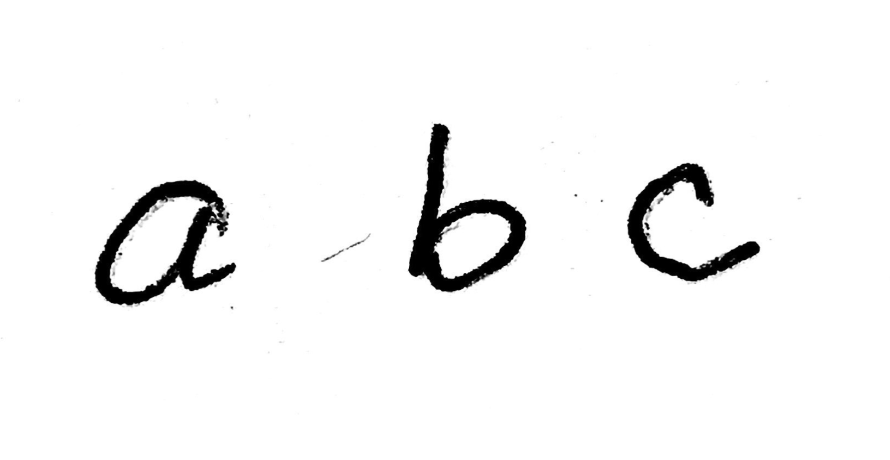
#> input picture Final Stuff copy/abc.png, 1780 x 920 px (shown at 1/2 size)
$ python 'neuralNet copy.py'   (older library calls are emulated)
#> lines starting #> are read from the running program, lines starting #| are printed output that depends on the picture; after the words box and inside, x2 and y2 are one past the last pixel; in counts of white or black regions, pixels touching at a corner belong together
### Final Stuff copy/imageToTestData.py
from PIL import Image
import numpy as np
import pandas as pd
import pickle

#this makes the image into a 2d Array of 1s and 0s where 1 is a white space
# and 0 is a black (written in) space
def makeBinary(pic):
    binPic = []
    for row in pic:
        ncol = []
        for col in row:
            if col[0] >= 100:
                ncol.append(1)
            else:
                ncol.append(0)
        binPic.append(ncol)
#> after the loop, binPic = 920 items
    return np.array(binPic)
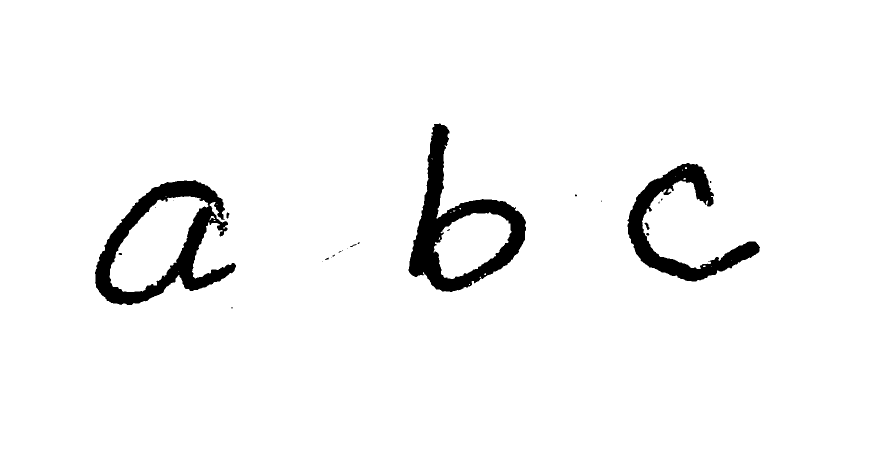
#> returned value: shape (920, 1780) int64 (shown at 1/2 size); values 0 (black) and 1 (white), 96.2% white; 25 black regions (17 under 20 px), largest, box (x1, y1, x2, y2) and area: (817, 247, 1052, 584) 23022, (190, 360, 472, 610) 22185, (1255, 326, 1520, 563) 16137

#gets rid of the empty rows above the letter(s)
def getRidOfEmptyStartRows(img):
    i=0
    while i < img.shape[0]:
        if 0 in img[i]:
            return img[i:]
        i+=1
#> after the loop, i = 247
    return np.array([])

#gets rid of the empty cols to the left of the letter(s)
def getRidOfEmptyStartCols(line):
    line = pd.DataFrame(line)
    i = 0
    for (name, col) in line.iteritems():
        col = np.array(col)
        if 0 in col:
            return np.array(line.drop(line.columns[range(i)],axis=1))
        i+=1
    return np.array([])

#resizes the array from user to match the dimentions of the training data
# used for the neural network
def resize (letter):
    resizeTo = 30
    #this is resizing the height
    toSkip = letter.shape[0]//resizeTo
    corrHeightPic = []
    i=0
    while i < letter.shape[0]:
        corrHeightPic.append(letter[i])
        i+= toSkip
    letter = np.array(corrHeightPic)
    #this is resizing the width
    i=0
    toDrop = []
    while i < letter.shape[1]:
        if i%toSkip!=0:
            toDrop.append(i)
        i+= 1
    letter = pd.DataFrame(letter)
    letter = np.array(letter.drop(letter.columns[toDrop],axis=1))
    #this is adding back the white space around each letter to make it 128 by 128
    #making the cols 128
    addToLeft = (128 - letter.shape[1])//2
    left = np.ones((addToLeft, letter.shape[0]), dtype=int)
    letter = np.concatenate((left.T, letter), axis=1)
    addToRight = 128 - letter.shape[1]
    right = np.ones((addToRight, letter.shape[0]), dtype=int)
    letter = np.concatenate((letter, right.T), axis=1)
    #making the rows 128
    addToTop = (128 - letter.shape[0])//2
    top = np.ones((addToTop, letter.shape[1]), dtype=int)
    letter = np.concatenate((top, letter), axis=0)
    addToBottom = 128 - letter.shape[0]
    bottom = np.ones((addToBottom, letter.shape[1]), dtype=int)
    letter = np.concatenate((letter, bottom), axis=0)
    return letter

#returns an array of the arrays of indivisual lines when given the array of a
# whole image of text
def getLines(image, lines):
    if image.size != 0:
        image = getRidOfEmptyStartRows(image)
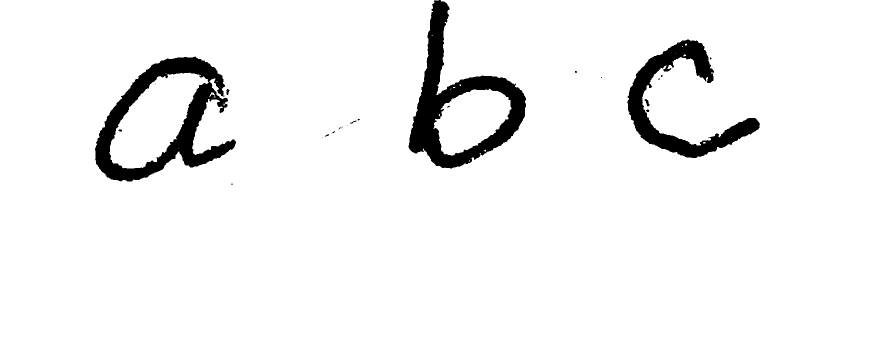
#> image: shape (673, 1780) int64 (shown at 1/2 size); values 0 (black) and 1 (white), 94.9% white; 25 black regions (17 under 20 px), largest, box (x1, y1, x2, y2) and area: (817, 0, 1052, 337) 23022, (190, 113, 472, 363) 22185, (1255, 79, 1520, 316) 16137
        i = 0
        for row in image:
            if 0 not in row:
                line = image[:i]
                if line.shape[0] >= 20:
                    lines.append(line)
                restOfLines = image[i:]
                return getLines(restOfLines, lines)
            i+=1
#> after the loop, i = 363; lines = 1 item
    return np.array(lines)

#returns a list of the arrays of indivisual letter when given the array of an
# image of a line of letters
def getLettersFromLine(line, letters):
    if len(line) == 0:
        return np.array(letters)
    else:
        line = pd.DataFrame(getRidOfEmptyStartCols(line))
        i = 0
        for (name, col) in line.iteritems():
            col = np.array(col)
            if 0 not in col:
                letterCols = list(range(i))
                nonLetterCols = list(range(i, len(line.columns)))
                letter = np.array(line.drop(line.columns[nonLetterCols],axis=1))
                if letter.shape[1] >= 20:
                    letters.append(resize(letter))
                newLine = line.drop(line.columns[letterCols],axis=1)
                return getLettersFromLine(np.array(newLine), letters)
            i+=1

#flattens the 2D array to one long np array
def flatten(letter):
    let = np.array([])
    for i in range(128):
        let = np.concatenate((let,np.array(letter[i])), axis = None)
    return (np.array(let.astype(float)))

#returns the letter data from an image in a 3d array (one line per row and one array per letter in the row)
# in a format that is good for the neural network to be able to predict from
def getAllLetters(imageName):
    pic = np.array(Image.open(imageName), np.int)
    binPic = makeBinary(pic)
    lines = getLines(binPic, [])
    allLetters = []
    for line in lines:
        allLetters.append(getLettersFromLine(line, []))
#> this loop made 1 pass
#> after the loop, allLetters = 1 item
        #all Letters becomes a list of arrays of each letter
        #they are all 128 by 128
    lets = []
    for line in allLetters:
        newLin = []
        for i in range(line.shape[0]):
            newLin.append(flatten(line[i]))
        lets.append(np.array(newLin))
#> this loop made 1 pass
#> after the loop, lets = 1 item
    return np.array(lets)

real = 'abc.png'
#print("This code complies! :)")
#getLetters(real)
print(getAllLetters(real))

### Final Stuff copy/neuralNet copy.py
#all packages came with anaconda from: https://www.anaconda.com/
#pandas information from the website: https://www.learndatasci.com/tutorials/python-pandas-tutorial-complete-introduction-for-beginners/
#more pandas information:https://pandas.pydata.org/pandas-docs/stable/reference/api/pandas.DataFrame.plot.html#numpy information: https://docs.scipy.org/doc/numpy/user/quickstart.html

import pandas as pd
import numpy as np
import random, pickle
import time
start_time = time.time()

#neural network based on: from website: https://towardsdatascience.com/neural-networks-from-scratch-easy-vs-hard-b26ddc2e89c7
#sigmoid function: used to normalize values
#Information I used to understand the math: https://en.wikipedia.org/wiki/Sigmoid_function
def sig(n):
    return 1/(1 + np.exp(-n))

#derivative of the sig function (just take the derivative of the sigmoid function)
def sigDer(n):
    return n * (1 - n)

#turns a data into probability distrubutions
#Information I used to understand the math: https://towardsdatascience.com/softmax-function-simplified-714068bf8156
# [5 lines left out: function softmax, not called in this run]

#this is the loss function that calculated the loss at each layer during backpropogation
#here, cross entropy is usually used. Explination here: https://machinelearningmastery.com/cross-entropy-for-machine-learning/
#I used general, linear error (like used in chem)
def loss(prediction, real):
    numRowsReal = real.shape[0]
    return (prediction - real)/numRowsReal

class NeuralNet:
    # [40 lines left out: functions __init__, forward, back, predict, not called in this run]
'''
with open('trainX3.pickle', 'rb') as handle:
    trainX = pickle.load(handle)
with open('testX3.pickle', 'rb') as handle:
    testX = pickle.load(handle)
with open('trainY.pickle', 'rb') as handle:
    trainY = pickle.load(handle)
with open('testY.pickle', 'rb') as handle:
    testY = pickle.load(handle)

#object of NeuralNet class
net = NeuralNet(trainX, trainY)

trainingCycles = 1500
#Trains the net with the training set
count = 0

#returns the accuracy of the network
#if the prediction is the same as the biggest vaule in y, accuracy goes up by 1
#used: to get the accuracy of the network for the training data and the testing data
def accuracy(x, y):
    accuracy = 0
    for i in range(len(x)):
        if net.predict(x[i]) == np.argmax(y[i]):
            accuracy += 1
    return (accuracy/len(x))*100 #returns the accuracy as a percentage of the data set accurately predicted

for x in range(trainingCycles):
    net.forward()
    net.back()
    print ("training... "+ str(1500 - count))
    print ("training is taking ", (time.time() - start_time)/60, " mins per cycle")
    count+=1
print ("training took ", (time.time() - start_time)/60, " to run")
print("Training accuracy : ", accuracy(trainX, trainY))
print("Testing accuracy : ", accuracy(testX, testY))
print ("last cycle took", time.time() - start_time, "to run")

with open('neuralNet.pickle', 'wb') as handle:
    pickle.dump(net, handle, protocol=pickle.HIGHEST_PROTOCOL)

'''
from imageToTestData import getAllLetters
words  = getAllLetters('hello.png')
#> call 2 of getAllLetters, with imageName = 'hello.png'
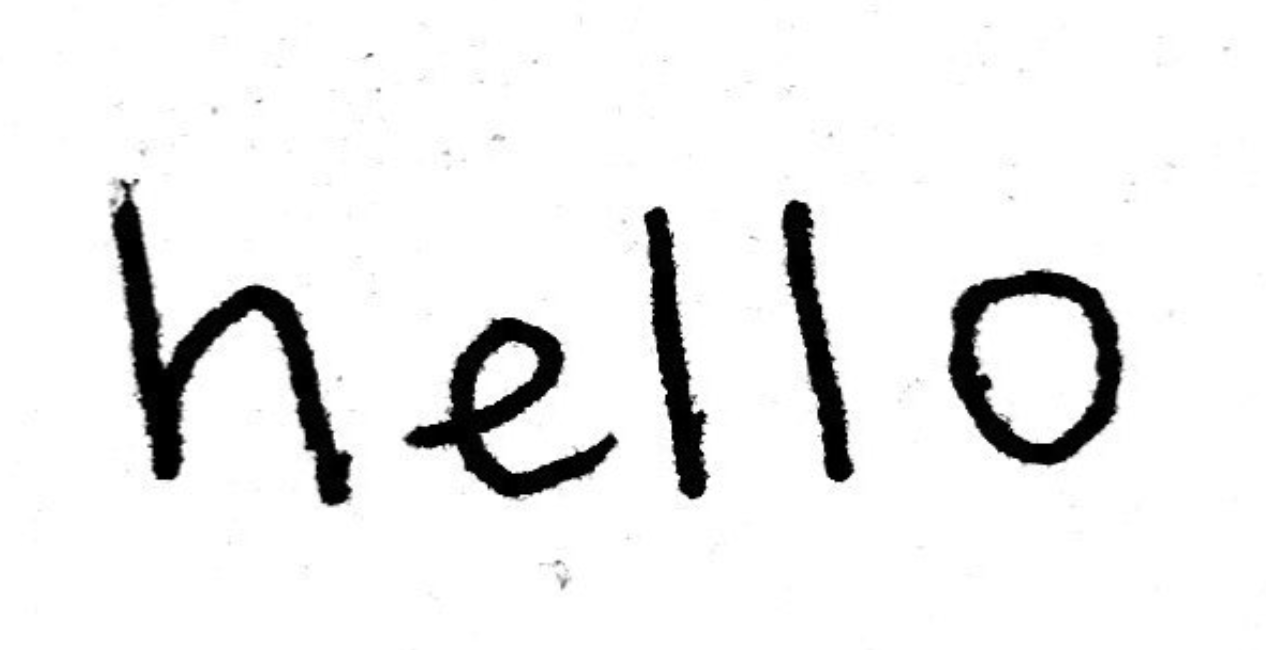
#> input picture Final Stuff copy/hello.png, 1266 x 650 px
#> after the loop in makeBinary (call 2), `for row in pic:`: binPic = 650 items
#> in makeBinary (call 2), `return np.array(binPic)`:
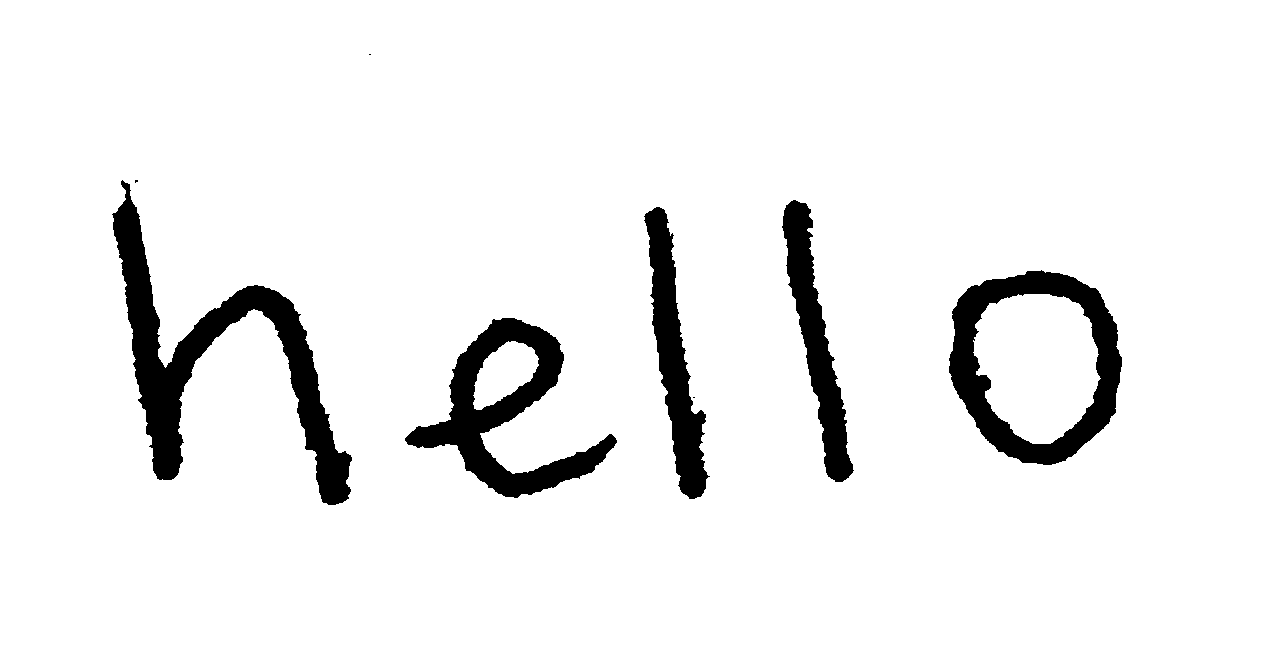
#> returned value: shape (650, 1266) int64; values 0 (black) and 1 (white), 93.3% white; 8 black regions (3 under 20 px), largest, box (x1, y1, x2, y2) and area: (112, 180, 352, 505) 17149, (949, 270, 1122, 465) 11756, (405, 318, 617, 498) 11568, (644, 207, 710, 499) 7388, (782, 200, 854, 482) 6913
#> in getLines (call 4), `image = getRidOfEmptyStartRows(image)`:
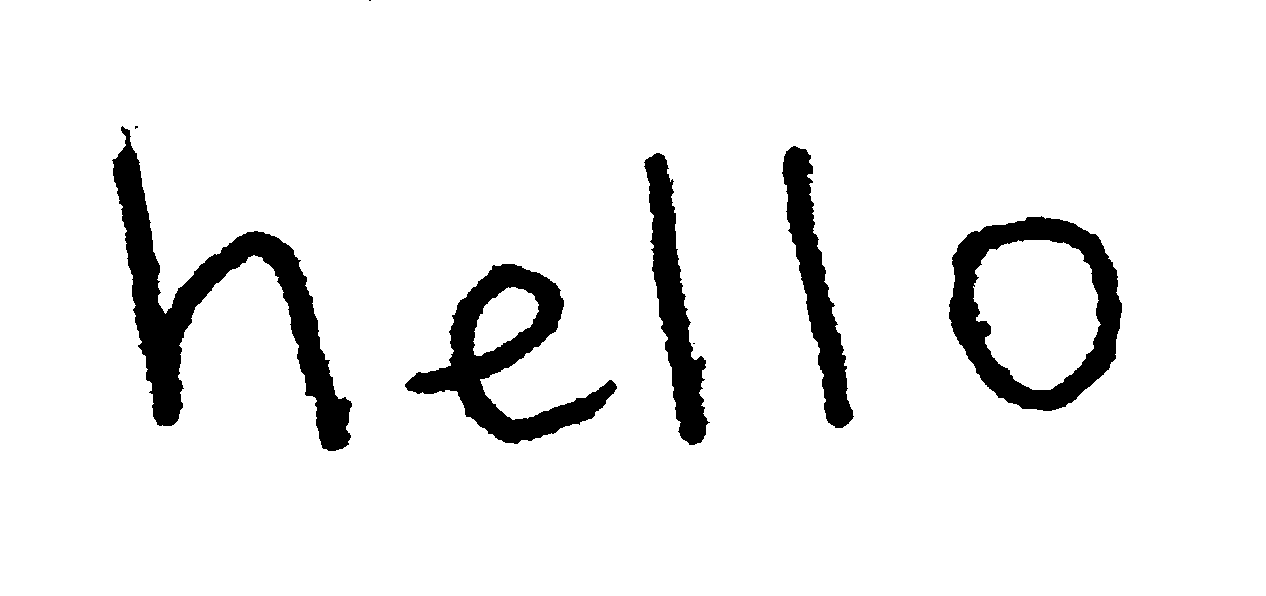
#> image: shape (596, 1266) int64; values 0 (black) and 1 (white), 92.7% white; 8 black regions (3 under 20 px), largest, box (x1, y1, x2, y2) and area: (112, 126, 352, 451) 17149, (949, 216, 1122, 411) 11756, (405, 264, 617, 444) 11568, (644, 153, 710, 445) 7388, (782, 146, 854, 428) 6913
#> the loop in getLines (call 2), `for row in image:` made 2 passes
#> i on passes 1 to 2: 1, 0
#> pass 2, in getLines (call 5), `line = image[:i]`:
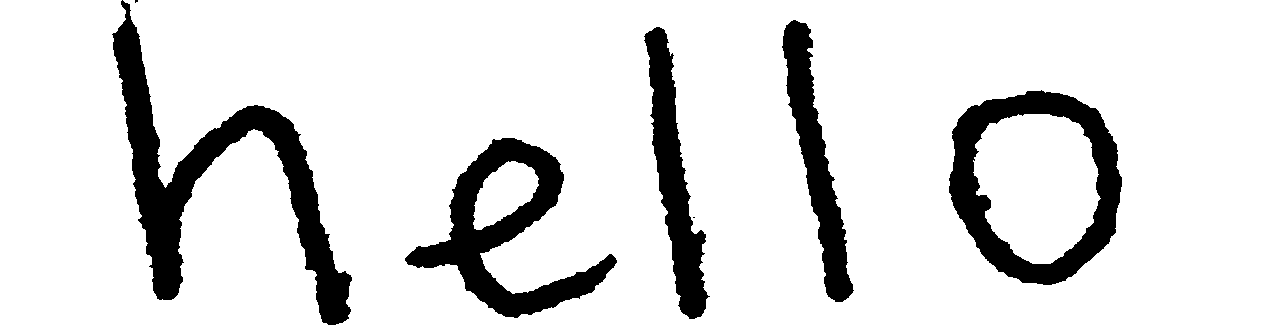
#> line: shape (325, 1266) int64; values 0 (black) and 1 (white), 86.7% white; 7 black regions (2 under 20 px), largest, box (x1, y1, x2, y2) and area: (112, 0, 352, 325) 17149, (949, 90, 1122, 285) 11756, (405, 138, 617, 318) 11568, (644, 27, 710, 319) 7388, (782, 20, 854, 302) 6913
#> the loop in getAllLetters (call 2), `for line in lines:` made 1 pass
#> pass 1, in resize (call 4), `letter = np.concatenate((left.T, letter), axis=1)`:
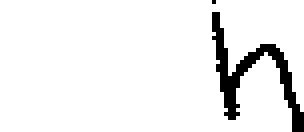
#> letter: shape (33, 76) int64 (shown 4 times larger); values 0 (black) and 1 (white), 93.3% white; black in thin lines or dots, all inside (x1, y1, x2, y2) = (53, 0, 76, 33)
#> the loop in getAllLetters (call 2), `for line in allLetters:` made 1 pass
print('here 1')
#> (the run stopped early here; a loop or call above may not have finished)
